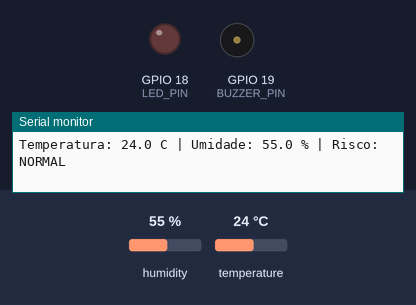
Recording of a sketch running on a simulated ESP32. On the bench: output pins drawn as LEDs (lit = HIGH), buzzer (waves = sounding), the last lines printed to the serial monitor. Inputs (shaded band) come from the test bench; at power-on: temperature 24 °C, humidity 55 %. WiFi joins after 1.5 s; servers stay silent unless stated; uploads are accepted with an empty reply.

Above: at 2.2 s.
2.3 s: temperature set to 34.3 °C
3.8 s: temperature set to 35.3 °C
At 4.7 s:
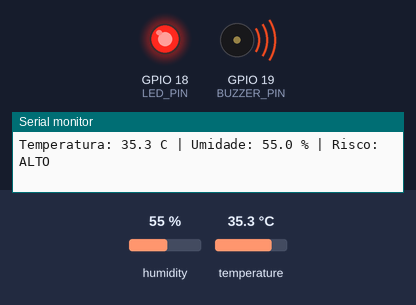
6.0 s: temperature set to 12 °C
At 6.6 s:
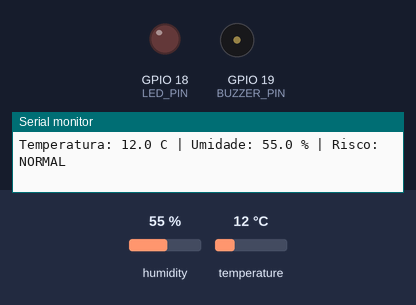
7.6 s: temperature set to 41 °C
At 8.9 s:
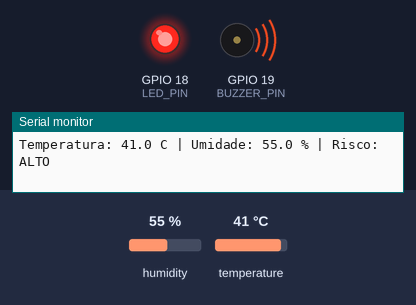
Timing chart, 0 to 10.6 s (numbered marks = the images above; inputs shaded):
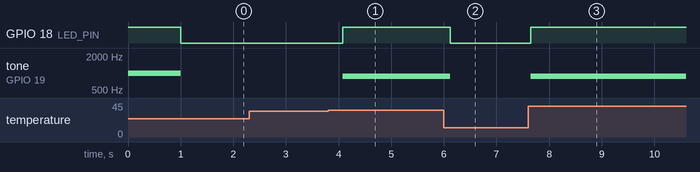

The sketch:

sketch.ino
```cpp
#include <WiFi.h>
#include <HTTPClient.h>
#include <DHTesp.h>

const int DHT_PIN = 15;
const int LED_PIN = 18;
const int BUZZER_PIN = 19;
const char* API_URL = "http://host.wokwi.internal:5080/api/v1/readings";

DHTesp dht;
unsigned long lastPost = 0;

void setup() {
  Serial.begin(115200);
  dht.setup(DHT_PIN, DHTesp::DHT22);
  pinMode(LED_PIN, OUTPUT);
  pinMode(BUZZER_PIN, OUTPUT);

  // Autoteste dos atuadores ao iniciar.
  digitalWrite(LED_PIN, HIGH);
  tone(BUZZER_PIN, 1000);
  delay(1000);
  noTone(BUZZER_PIN);
  digitalWrite(LED_PIN, LOW);

  // O sensor continua funcionando mesmo se a API estiver indisponível.
  WiFi.begin("Wokwi-GUEST", "", 6);
}

void loop() {
  TempAndHumidity value = dht.getTempAndHumidity();

  if (isnan(value.temperature) || isnan(value.humidity)) {
    Serial.println("Falha ao ler DHT22");
    delay(1000);
    return;
  }

  bool danger = value.temperature >= 35 ||
                (value.temperature >= 32 && value.humidity >= 60);

  digitalWrite(LED_PIN, danger ? HIGH : LOW);
  if (danger) {
    tone(BUZZER_PIN, 880);
  } else {
    noTone(BUZZER_PIN);
  }

  Serial.printf(
      "Temperatura: %.1f C | Umidade: %.1f %% | Risco: %s\n",
      value.temperature,
      value.humidity,
      danger ? "ALTO" : "NORMAL");

  if (millis() - lastPost >= 10000 && WiFi.status() == WL_CONNECTED) {
    lastPost = millis();
    HTTPClient http;
    http.begin(API_URL);
    http.addHeader("Content-Type", "application/json");

    String json = "{\"temperatureC\":" + String(value.temperature, 1) +
                  ",\"humidityPercent\":" + String(value.humidity, 1) +
                  ",\"source\":\"wokwi-esp32-01\"" +
                  ",\"neighborhood\":\"Jardim Marquesa\"}";

    Serial.printf("API HTTP: %d\n", http.POST(json));
    http.end();
  }

  delay(500);
}
```

Measured:
- the behaviour switches between 34.9 and 35 °C on temperature (found by bisection; images 0 and 1)
- after the input at 3.8 s, GPIO 18 (LED_PIN): LOW → HIGH after 0.28 s; tone on GPIO 19 (BUZZER_PIN): silent → 880 Hz after 0.28 s
- after the input at 6.0 s, GPIO 18 (LED_PIN): HIGH → LOW after 0.12 s; tone on GPIO 19 (BUZZER_PIN): 880 Hz → silent after 0.12 s
- after the input at 7.6 s, GPIO 18 (LED_PIN): LOW → HIGH after 0.05 s; tone on GPIO 19 (BUZZER_PIN): silent → 880 Hz after 0.05 s
